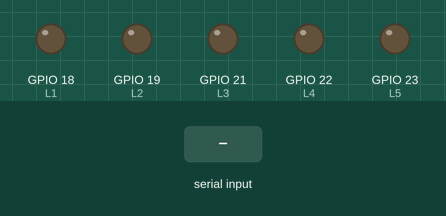
A sketch run on a simulated ESP32. On the bench: output pins drawn as LEDs (lit = HIGH). Inputs (shaded band) come from the test bench.

Above: at 1.2 s.
1.3 s: "A" received over Serial
At 3.1 s:
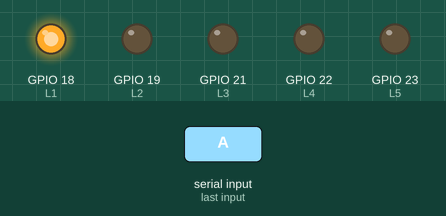
3.8 s: "B" received over Serial
At 6.0 s:
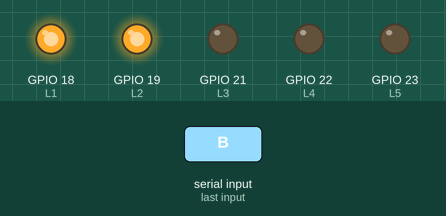
6.3 s: "a" received over Serial
At 8.1 s:
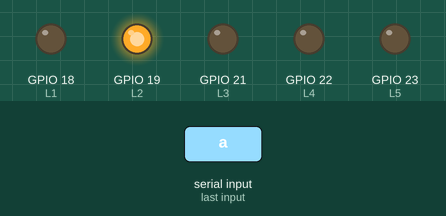
8.8 s: "C" received over Serial
At 11.0 s:
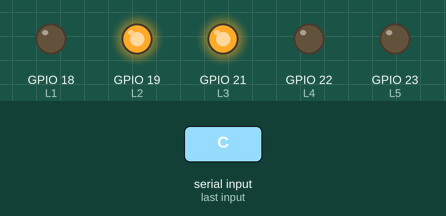
11.3 s: "b" received over Serial
At 13.1 s:
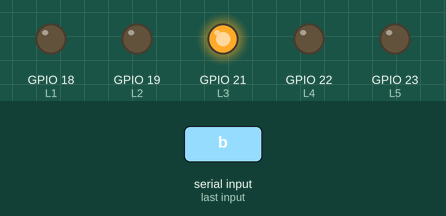
13.8 s: "D" received over Serial
At 16.2 s:
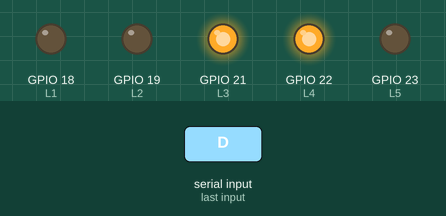
Timing chart, 0 to 17.3 s (numbered marks = the images above; inputs shaded):
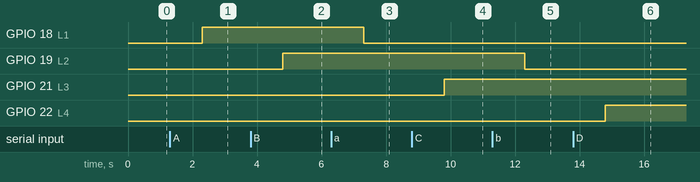

The sketch:

KontrolLED.ino
```cpp
#define L1 18
#define L2 19
#define L3 21
#define L4 22
#define L5 23

String dataString;
char data;

void setup() {
  Serial.begin(115200);

  pinMode(L1, OUTPUT);
  pinMode(L2, OUTPUT);
  pinMode(L3, OUTPUT);
  pinMode(L4, OUTPUT);
  pinMode(L5, OUTPUT);

  digitalWrite(L1, LOW);
  digitalWrite(L2, LOW);
  digitalWrite(L3, LOW);
  digitalWrite(L4, LOW);
  digitalWrite(L5, LOW);
}

void loop() {
  if (Serial.available() > 0) {
    dataString = Serial.readString();
    char data = dataString.charAt(0);

    if (data == 'A') {
      digitalWrite(L1, HIGH); // Nyalakan LED pada pin 18
    }
    else if (data == 'a') {
      digitalWrite(L1, LOW); // Matikan LED pada pin 18
    }
    else if (data == 'B') {
      digitalWrite(L2, HIGH); // Nyalakan LED pada pin 19
    }
    else if (data == 'b') {
      digitalWrite(L2, LOW); // Matikan LED pada pin 19
    }
    else if (data == 'C') {
      digitalWrite(L3, HIGH); // Nyalakan LED pada pin 21
    }
    else if (data == 'c') {
      digitalWrite(L3, LOW); // Matikan LED pada pin 21
    }
    else if (data == 'D') {
      digitalWrite(L4, HIGH); // Nyalakan LED pada pin 22
    }
    else if (data == 'd') {
      digitalWrite(L4, LOW); // Matikan LED pada pin 22
    }
    else if (data == 'E') {
      digitalWrite(L5, HIGH); // Nyalakan LED pada pin 23
    }
    else if (data == 'e') {
      digitalWrite(L5, LOW); // Matikan LED pada pin 23
    }
    // matikan semua led jika disconnect
    else if (data == 'f') {
      digitalWrite(L1, LOW);
      digitalWrite(L2, LOW);
      digitalWrite(L3, LOW);
      digitalWrite(L4, LOW);
      digitalWrite(L5, LOW);
    }
  }
}
```

Measured:
- after the input at 1.3 s, GPIO 18 (L1): LOW → HIGH after 1.0 s
- after the input at 3.8 s, GPIO 19 (L2): LOW → HIGH after 1.0 s
- after the input at 6.3 s, GPIO 18 (L1): HIGH → LOW after 1.0 s
- after the input at 8.8 s, GPIO 21 (L3): LOW → HIGH after 1.0 s
- after the input at 11.3 s, GPIO 19 (L2): HIGH → LOW after 1.0 s
- after the input at 13.8 s, GPIO 22 (L4): LOW → HIGH after 1.0 s
